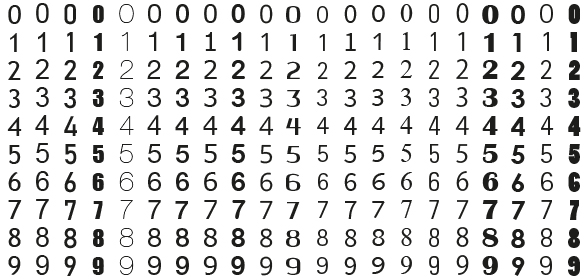
#> input picture image/numbers.jpg, 588 x 280 px
$ python createData.py
#> lines starting #> are read from the running program, lines starting #| are printed output that depends on the picture
from PIL import Image
import matplotlib.pyplot as plt
import numpy as np
from PIL import Image, ImageFilter


input_folder = 'image/'

columns = 21
epoche = 5000
reference = 1
filename = input_folder+'numbers.jpg'
image = Image.open(filename)
#> image is the input picture: PIL image 588x280 RGB; mean R, G, B 227.3, 227.3, 227

def show(img, figsize=(8, 4), title=None):
    plt.figure(figsize=figsize)
    plt.imshow(img)
    if title:
        plt.title(title)
    plt.show()

show(image)

#--------------------------------------------------------------

print(f'Image details')
print(f'Format {image.format}')
#| Format JPEG
print(f'Size {image.size}')
#| Size (588, 280)
print(f'Mode {image.mode}')
#| Mode RGB

#--------------------------------------------------------------

from PIL import ImageEnhance

bw_image = image.convert(mode='L') #L is 8-bit black-and-white image mode
# bw_image = image
show(bw_image, figsize=(12, 12))
bw_image = ImageEnhance.Contrast(bw_image).enhance(1.5)
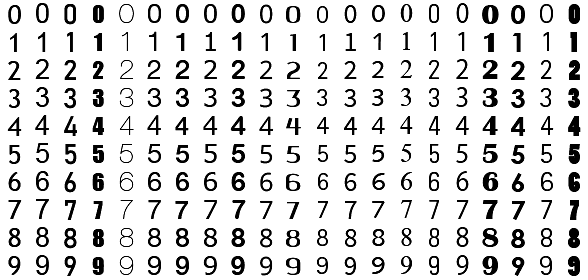
#> bw_image: PIL image 588x280 L; min 0, max 255, mean 222
show(bw_image, figsize=(12, 12))

#--------------------------------------------------------------

#Cut square images 30x30 pixels each.

SIZE = 28
samples = [] #array to store cut images
for digit, y in enumerate(range(0, bw_image.height, SIZE)):
    #print('Cutting digit:', digit)
    cuts=[]
    for x in range(0, bw_image.width, SIZE):
        cut = bw_image.crop(box=(x, y, x+SIZE, y+SIZE))
        cuts.append(cut)
    samples.append(cuts)
#> after the loop, samples = 10 items
print(f'Cut {len(samples)*len(samples[0])} images total.')
#| Cut 210 images total.

#--------------------------------------------------------------

#Now samples contain 10 arrays, each for its digit.
#Let's have a look at several random images:

f = plt.figure(figsize=(18,2))
ax = f.subplots(1, 6)
for i, n in enumerate(np.random.randint(0, len(samples), size=6)):
    m = (np.random.randint(0, len(samples[n])))
    ax[i].imshow(samples[n][m])
    ax[i].set_title(f'Digit: [{n}]')
#> this loop made 6 passes
#> (n, m) on passes 1 to 6: (5, 19), (0, 18), (3, 4), (3, 6), (7, 12), (9, 1)
plt.show()

#--------------------------------------------------------------

#Center images

sample = samples[7][14]
show(sample, figsize=(2, 2))

#In order to find and fix its location,
# I have to invert pixels, so that background area becomes black,
# and filled with zero pixels.
# Then getbbox method gives us the digit location, which has to be centered.

#--------------------------------------------------------------

from PIL import ImageOps
import matplotlib.patches as patches

# Inver sample, get bbox and display all that stuff.
inv_sample = ImageOps.invert(sample)
bbox = inv_sample.getbbox()
#> bbox = (9, 4, 20, 22)

fig = plt.figure(figsize=(2, 2))
ax = fig.add_axes([0,0,1,1])

ax.imshow(inv_sample)
rect = patches.Rectangle(
    (bbox[0], bbox[3]), bbox[2]-bbox[0], -bbox[3]+bbox[1]-1,
    fill=False, alpha=1, edgecolor='w')
ax.add_patch(rect)
plt.show()
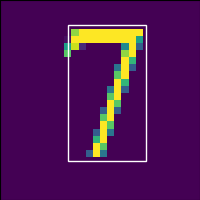
#> figure drawn by matplotlib, 1 panel

#--------------------------------------------------------------

#And here is how to center image and resize it to desired size again:
crop = inv_sample.crop(bbox)
show(crop, title='Image cropped to bounding box')
#> in show (call 5), `plt.show()`:
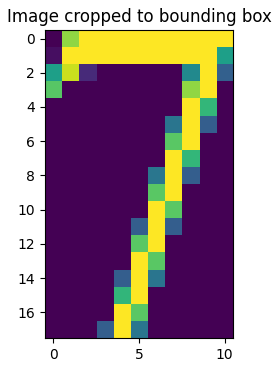
#> figure drawn by matplotlib, 1 panel

#resize back
new_size = 28
delta_w = new_size - crop.size[0]
#> delta_w = 17
delta_h = new_size - crop.size[1]
#> delta_h = 10
padding = (delta_w//2, delta_h//2, delta_w-(delta_w//2), delta_h-(delta_h//2))
#> padding = (8, 5, 9, 5)
new_im = ImageOps.expand(crop, padding)
show(new_im, title='Resized and centered to 28x28')

#--------------------------------------------------------------

#And now I'm ready to put all those findings into a single function and resize all images:
def resize_and_center(sample, new_size=28):
    inv_sample = ImageOps.invert(sample)
    bbox = inv_sample.getbbox()
    crop = inv_sample.crop(bbox)
    delta_w = new_size - crop.size[0]
    delta_h = new_size - crop.size[1]
    padding = (delta_w//2, delta_h//2, delta_w-(delta_w//2), delta_h-(delta_h//2))
    return ImageOps.expand(crop, padding)

resized_samples = []
for row in samples:
    resized_samples.append([resize_and_center(sample) for sample in row])
#> this loop made 10 passes
#> pass 1, in resize_and_center (call 4), `inv_sample = ImageOps.invert(sample)`:
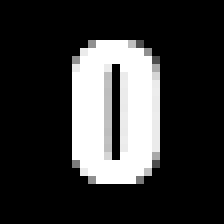
#> inv_sample: PIL image 28x28 L (shown 8 times larger); min 0, max 255, mean 53.1

#--------------------------------------------------------------

#Let's have a look:

f = plt.figure(figsize=(18,2))
ax = f.subplots(1, 6)
for i, n in enumerate(np.random.randint(0, len(resized_samples), size=6)):
    m = (np.random.randint(0, len(resized_samples[n])))
    ax[i].imshow(resized_samples[n][m])
    ax[i].set_title(f'Digit: [{n}]')
#> this loop made 6 passes
#> n on passes 1 to 6: 6, 7, 7, 8, 1, 5
plt.show()
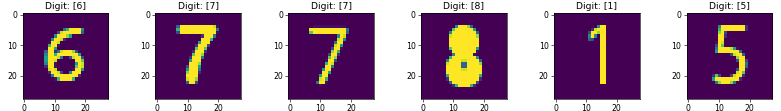
#> figure drawn by matplotlib, 6 panels

#--------------------------------------------------------------

#Well, I think the digits are cleaned up and nicely centered.
# Some of them look a little bit overrown, but that's ok with me.
# Let's glue all of the small images together and get a big picture.

preview = Image.new('L', (len(samples[0])*new_size, len(samples)*new_size))
#> preview: PIL image 588x280 L; every value is 0


x = 0
y = 0
for row in resized_samples:
    for sample in row:
        preview.paste(sample, (x, y))
        x += new_size
    y+=new_size
    x = 0
#> this loop made 10 passes
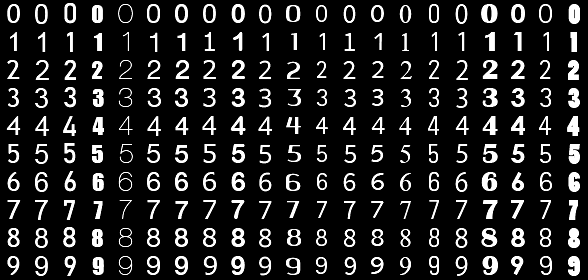
#> preview: PIL image 588x280 L; min 0, max 255, mean 33
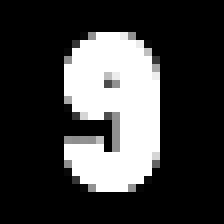
#> sample: PIL image 28x28 L (shown 8 times larger); min 0, max 255, mean 61.2

show(preview, figsize=(18,18), title='Processed images')
preview.save('preview.png')

#--------------------------------------------------------------

#Save the result in numpy binary format¶
#method returns image bytes, which we put into numpy array.
#Image.getdata()

binary_samples = np.array([[sample.getdata() for sample in row] for row in resized_samples])
binary_samples = binary_samples.reshape(len(resized_samples)*len(resized_samples[0]), 28, 28)

#As we had 10 columns and 10 rows in the original picture,
# now we generate a target array with corresponging digit

classes = np.array([[i]*columns for i in range(10)]).reshape(-1)
print(f'X shape: {binary_samples.shape}')
#| X shape: (210, 28, 28)
print(f'y shape: {classes.shape}')
#| y shape: (210,)

#Save files to numpy binary format...
xfile = 'digits_x_test.npy'
yfile = 'digits_y_test.npy'
np.save(xfile, binary_samples)
np.save(yfile, classes)

#...and test it
x_test = np.load(xfile)
y_test = np.load(yfile)
x_test.shape, y_test.shape

#--------------------------------------------------------------
